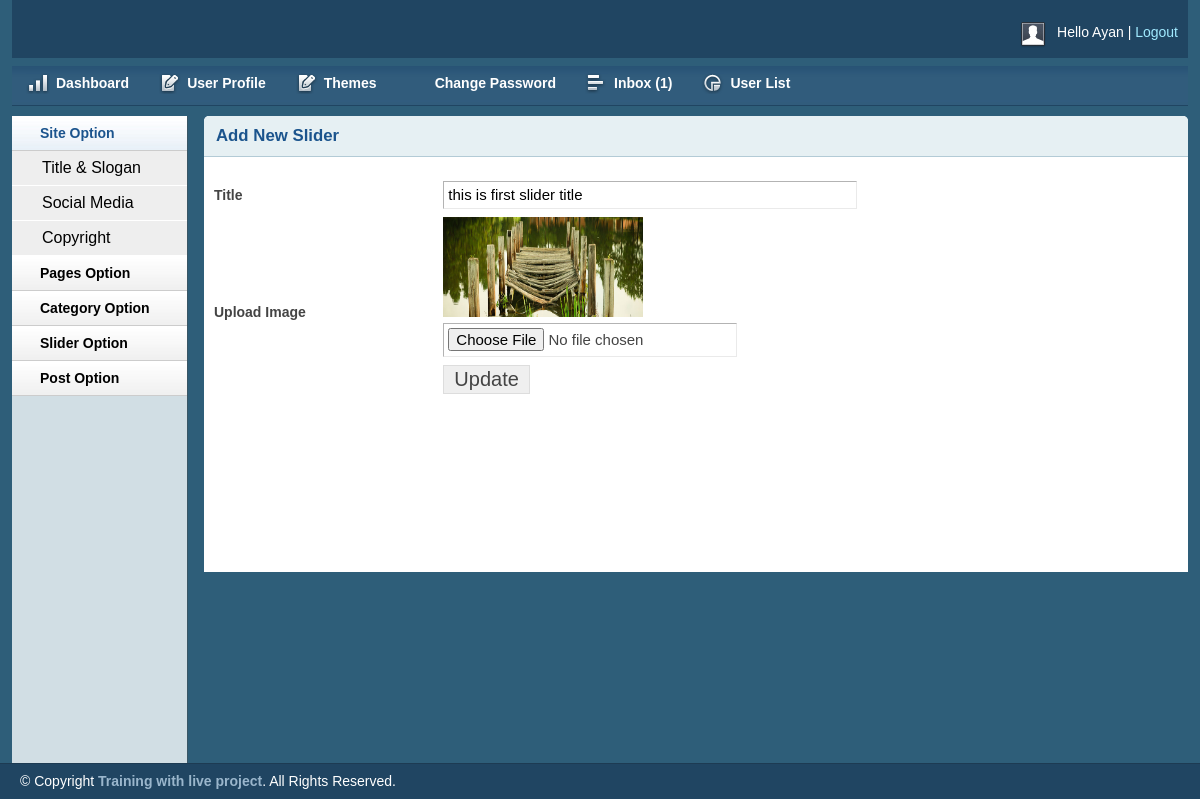
/admin/editslider.php?sliderid=1 (signed in), run on the app's committed database.
### tables this page shows
CREATE TABLE `tbl_slider` (
  `id` int(11) NOT NULL,
  `title` varchar(255) NOT NULL,
  `image` varchar(255) NOT NULL
);

### lib/Database.php (called while the page is built, shortened)
<?php
	class Database{
		public $host = DB_HOST;
		public $user = DB_USER;
		public $pass = DB_PASS;
		public $dbname = DB_NAME;
		public $link;
		private function connectDb(){
			$this->link = new mysqli($this->host, $this->user, $this->pass, $this->dbname);
		}
		public function selectDb($query){
			$result = $this->link->query($query) or die($this->link->error.__LINE__);
			if($result->num_rows > 0){
				return $result;
			}else{
				return false;
			}
		}
	}
?>

### admin/editslider.php (the view, shortened to what this page needs)
<?php include 'inc/header.php'; ?>
<?php include 'inc/sidebar.php'; ?>
<?php
    if (!isset($_GET['sliderid']) || $_GET['sliderid'] == NULL) {
       echo "<script>window.location='sliderlist.php';</script>";
    }else{
        $id = $_GET['sliderid'];
    }
?>
        <div class="grid_10">
            <div class="box round first grid">
                <h2>Add New Slider</h2>
                <div class="block">
                 <form action="" method="post" enctype="multipart/form-data">
                    <table class="form">
        <?php
            $editquery = "SELECT * FROM tbl_slider WHERE id='$id'";
            $showslider = $db->selectDb($editquery);
            if ($showslider) {
                while ($result = $showslider->fetch_assoc()) {
        ?>
                        <tr>
                            <td>
                                <label>Title</label>
                            </td>
                            <td>
                                <input type="text" name="title" value="<?php echo $result['title']; ?>" class="medium" />
                            </td>
                        </tr>
                        <tr>
                            <td>
                                <label>Upload Image</label>
                            </td>
                            <td>
                            	<img src="<?php echo $result['image']; ?>" width="200px" height="100px" alt=""> <br>
                                <input type="file" name="image" />
                            </td>
                        </tr>
						<tr>
                            <td></td>
                            <td>
                                <input type="submit" name="submit" Value="Update" />
                            </td>
                        </tr>
                <?php } } ?>
                    </table>
                    </form>
                </div>
            </div>
        </div>
<?php include 'inc/footer.php';?>

### admin/css/layout.css (style rules this page uses)
body { background: #fff none repeat scroll 0 0; color: #444; font-size: 14px; padding: 0; }
h1, h2, h3, h4, h5, h6 { line-height:1.2em; margin-bottom:.3em; }
h2 { margin-top:1em; }
.box { background:#fff; margin-bottom:20px; padding:10px 10px 10px 10px; margin-left:-8px; }
.box.grid { padding-bottom:40px; }
.box.round { -moz-border-radius: 5px 5px 0px 0px; -webkit-border-radius: 5px 5px 0px 0px; border-radius: 5px 5px 0px 0px; }
.box h2 { font-size:1.2em; font-weight:bold; color:#1B548D; background:#E6F0F3; margin:-10px -10px 0 -10px; padding:10px 12px; border-bottom:1px solid #B3CBD6; -moz-border-radius: 5px 5px 0px 0px; -webkit-border-radius: 5px 5px 0px 0px; border-radius: 5px 5px 0px 0px; }
.box.first { min-height: 406px; }
.block { padding-top:20px; }
table.form { width:100%; }
table.form td { padding:4px 0px; }
table.form label { font-weight:bold; }
table.form input, table.form select { font-size: 15px; padding: 4px 4px 5px 4px; border-top: 1px solid #b3b3b3; border-left: 1px solid #b3b3b3; border-right: 1px solid #eaeaea; border-bottom: 1px solid #eaeaea; }
table.form input[type="submit"] { border: 1px solid #ddd; color: #444; cursor: pointer; font-size: 20px; padding: 2px 10px; }
input.medium { width: 55%; }
.block { padding-bottom:1px; }

### data on the page
tbl_slider: title "this is first slider title", image (picture)

### other printed values
Session::get('username') "Ayan"
$msgno "1"
